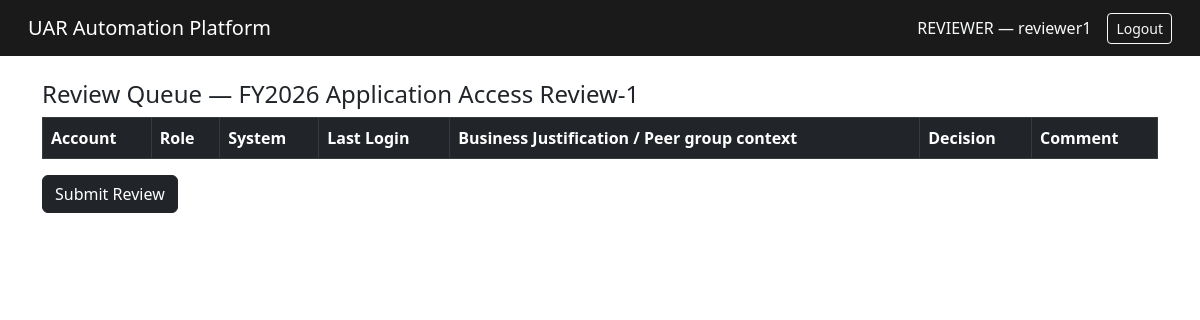
/review/4/decide (signed in), run on the app's committed database.
### app/models.py (models this page shows, shortened)
class User(db.Model):
    __tablename__ = 'users'
    id            = db.Column(db.Integer, primary_key=True)
    username      = db.Column(db.String(80), unique=True, nullable=False)
    email         = db.Column(db.String(120), unique=True, nullable=False)
    password_hash = db.Column(db.String(256))
    role          = db.Column(db.String(30), nullable=False)
    is_active     = db.Column(db.Boolean, default=True)
    created_at    = db.Column(db.DateTime, default=datetime.utcnow)
    @property
    def is_authenticated(self):
        return True

class UARReview(db.Model):
    __tablename__ = 'uar_reviews'
    id            = db.Column(db.Integer, primary_key=True)
    title         = db.Column(db.String(200))
    initiator_id  = db.Column(db.Integer, db.ForeignKey('users.id'),
                              nullable=False)
    reviewer_id   = db.Column(db.Integer, db.ForeignKey('users.id'),
                              nullable=False)
    approver_id   = db.Column(db.Integer, db.ForeignKey('users.id'),
                              nullable=False)
    status        = db.Column(db.String(20), default='PENDING')
    created_at    = db.Column(db.DateTime, default=datetime.utcnow)
    completed_at  = db.Column(db.DateTime)
    approved_at   = db.Column(db.DateTime)
    reject_reason = db.Column(db.Text)
    initiator = db.relationship('User', foreign_keys=[initiator_id])
    reviewer  = db.relationship('User', foreign_keys=[reviewer_id])
    approver  = db.relationship('User', foreign_keys=[approver_id])
    entries   = db.relationship('UAREntry', backref='review', lazy=True)

### app/routes.py (the view, shortened to what this page needs)
@main.route('/review/<int:review_id>/decide', methods=['GET', 'POST'])
@login_required
@role_required('reviewer')
def review_decide(review_id):
    review  = UARReview.query.get_or_404(review_id)
    entries = UAREntry.query.filter_by(review_id=review_id).all()
    return render_template('reviewer/review_queue.html',
                           review=review, entries=entries)

### app/auth.py (called while the page is built)
@login_manager.user_loader
def load_user(user_id):
    return User.query.get(int(user_id))

### app/routes.py (called while the page is built)
def role_required(*roles):
    def decorator(f):
        @wraps(f)
        def decorated(*args, **kwargs):
            if not current_user.is_authenticated:
                abort(401)
            if current_user.role not in roles:
                abort(403)
            return f(*args, **kwargs)
        return decorated
    return decorator

### app/templates/reviewer/review_queue.html (shortened to what this page needs)
{% extends 'base.html' %}
{% block content %}
<h4>Review Queue — {{ review.title }}</h4>
<form method='POST' id='reviewForm'>
  <table class='table table-bordered'>
    <thead class='table-dark'>
      <tr>
        <th>Account</th>
        <th>Role</th>
        <th>System</th>
        <th>Last Login</th>
        <th>Business Justification / Peer group context</th>
        <th>Decision</th>
        <th>Comment</th>
      </tr>
    </thead>
  </table>
  <button type='submit' class='btn btn-dark'>
    {% if review.reject_reason %}Resubmit for Approval{% else %}Submit Review{% endif %}
  </button>
</form>
{% endblock %}

### app/templates/base.html (shortened to what this page needs)
<!DOCTYPE html>
<html lang='en'>
<head>
  <link href='https://cdn.jsdelivr.net/npm/bootstrap@5.3/dist/css/bootstrap.min.css' rel='stylesheet'>
</head>
<body>
  <nav class='navbar navbar-dark navbar-expand-lg'
       style='background:#1A1A1A'>
    <div class='container-fluid'>
      <span class='navbar-brand ms-3'>UAR Automation Platform</span>
      {% if current_user.is_authenticated %}
      <div class='d-flex align-items-center'>
        <span class='text-light me-3'>
          {{ current_user.role|upper }} — {{ current_user.username }}
        </span>
        <a href='/logout' class='btn btn-outline-light btn-sm me-3'>
          Logout
        </a>
      </div>
      {% endif %}
    </div>
  </nav>
  <div class='container mt-4'>{% block content %}{% endblock %}</div>
</body>
</html>

### data on the page
User: role "REVIEWER", username "reviewer1"
UARReview: title "FY2026 Application Access Review-1"
